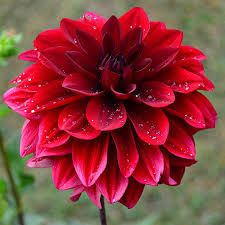
#> input picture flower.jpg, 225 x 225 px
$ python 'DIP Lab 8(Remove periodic noise using band reject filter).py'
#> lines starting #> are read from the running program, lines starting #| are printed output that depends on the picture; after the words box and inside, x2 and y2 are one past the last pixel; in counts of white or black regions, pixels touching at a corner belong together
from PIL import Image
import numpy as np
import matplotlib.pyplot as plt

# Function to add periodic noise (similar to the second code)
def add_periodic_noise(image, frequency, amplitude):
    rows, cols = image.shape
    crow, ccol = rows // 2, cols // 2

    # Generate sine wave for periodic noise
    x = np.linspace(0, cols, cols)
    y = np.linspace(0, rows, rows)
    X, Y = np.meshgrid(x, y)
    sine_wave = amplitude * np.sin(2 * np.pi * frequency * X / cols)

    # Add the sine wave to the image
    noisy_image = image + sine_wave  # Single-channel image
    return np.clip(noisy_image, 0, 255).astype(np.uint8)

# Function to apply band reject filter (to remove periodic noise)
def band_reject_filter(image, low_radius, high_radius):
    # Get image dimensions
    rows, cols = image.shape
    crow, ccol = rows // 2, cols // 2

    # Perform Fourier Transform
    F = np.fft.fftshift(np.fft.fft2(image))  # Shift zero frequency to center

    # Create a band reject filter
    filter_mask = np.ones((rows, cols), np.float32)  # Initialize filter with ones

    # Set the band reject filter to 0 within the specified radius
    for i in range(rows):
        for j in range(cols):
            distance = np.sqrt((i - crow)**2 + (j - ccol)**2)
            if low_radius < distance < high_radius:
                filter_mask[i, j] = 0  # Reject frequencies in the specified band

    # Apply the filter to the Fourier-transformed image
    F_filtered = F * filter_mask

    # Inverse Fourier Transform to get back to the spatial domain
    filtered_image = np.abs(np.fft.ifft2(np.fft.ifftshift(F_filtered)))

    return np.uint8(np.clip(filtered_image, 0, 255))

# Main function to load the image, add noise, apply the band reject filter, and display results
def main():
    # Load the original image using PIL
    image_path = 'flower.jpg'  # Replace with the actual image path
    original_image = Image.open(image_path)
#> original_image is the input picture: PIL image 225x225 RGB; mean R, G, B 137.7, 61.1, 61.6

    # Convert to grayscale
    original_image = original_image.convert('L')
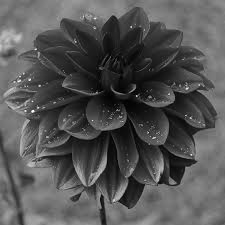
#> original_image: PIL image 225x225 L; min 0, max 254, mean 84.1

    # Convert image to NumPy array
    original_image_np = np.array(original_image)

    # Add periodic noise to the image using sine wave
    frequency = 50  # Frequency of the noise (in the frequency domain)
    amplitude = 100  # Amplitude of the noise (increase amplitude to make it visible)
    noisy_image = add_periodic_noise(original_image_np, frequency, amplitude)
#> in add_periodic_noise, `noisy_image = image + sine_wave`:
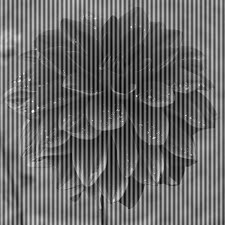
#> noisy_image: shape (225, 225) float64; min -96.59, max 337.1, mean 84.1; drawn with min black and max white
#> in add_periodic_noise, `return np.clip(noisy_image, 0, 255).astype(np.uint8)`:
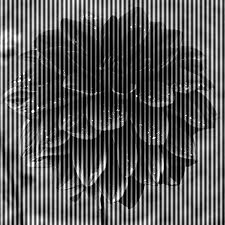
#> returned value: shape (225, 225); min 0, max 255, mean 90

    # Define the band reject filter parameters (you can adjust the radius values)
    low_radius = 30  # Minimum radius of the band to reject
    high_radius = 60  # Maximum radius of the band to reject

    # Apply the band reject filter to remove periodic noise
    filtered_image = band_reject_filter(noisy_image, low_radius, high_radius)
#> after the loop in band_reject_filter, `for i in range(rows):`:
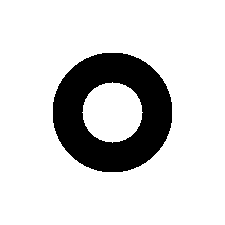
#> filter_mask: shape (225, 225) float32; values 0 (black) and 1 (white), 83.3% white; 1 black region, box (x1, y1, x2, y2) and area: (53, 53, 172, 172) 8456
#> in band_reject_filter, `filtered_image = np.abs(np.fft.ifft2(np.fft.ifftshift(F_filtered)))`:
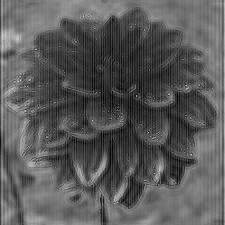
#> filtered_image: shape (225, 225) float64; min 0.109, max 212.3, mean 90

    # Convert the filtered image back to PIL image
    filtered_image_pil = Image.fromarray(filtered_image)

    # Display the images using matplotlib
    plt.figure(figsize=(15, 8))

    plt.subplot(1, 3, 1)
    plt.title('Original Image')
    plt.imshow(original_image, cmap='gray')
    plt.axis('off')

    plt.subplot(1, 3, 2)
    plt.title('Image with Periodic Noise')
    plt.imshow(noisy_image, cmap='gray')
    plt.axis('off')

    plt.subplot(1, 3, 3)
    plt.title('Filtered Image (Band Reject)')
    plt.imshow(filtered_image_pil, cmap='gray')
    plt.axis('off')

    plt.tight_layout()
    plt.show()

# Run the main function
if __name__ == "__main__":
    main()

$ run again, with linear_interpolation_resized_purple.jpg copied over flower.jpg
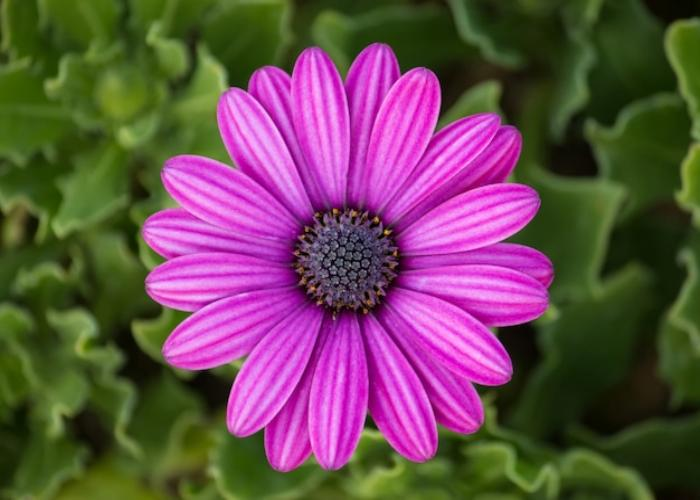
#> input picture linear_interpolation_resized_purple.jpg, 700 x 500 px
#> in main, original_image is the input picture: PIL image 700x500 RGB; mean R, G, B 106.2, 74.9, 82.7
#> original_image: PIL image 700x500 L
#> after the loop in band_reject_filter, `for i in range(rows):`:
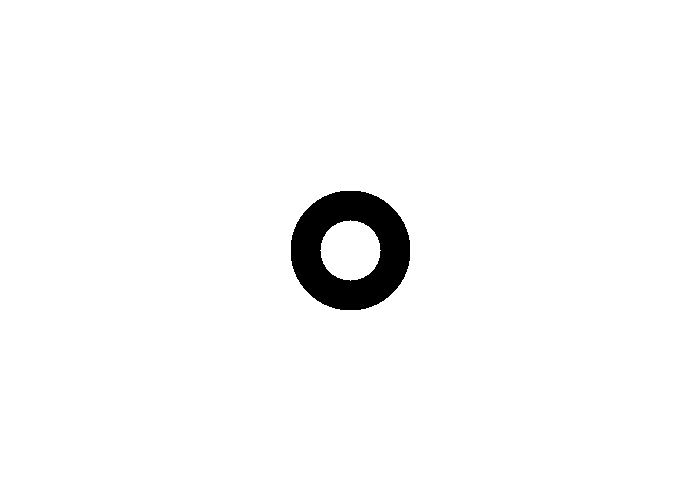
#> filter_mask: shape (500, 700) float32; values 0 (black) and 1 (white), 97.6% white; 1 black region, box (x1, y1, x2, y2) and area: (291, 191, 410, 310) 8456
#> in band_reject_filter, `filtered_image = np.abs(np.fft.ifft2(np.fft.ifftshift(F_filtered)))`:
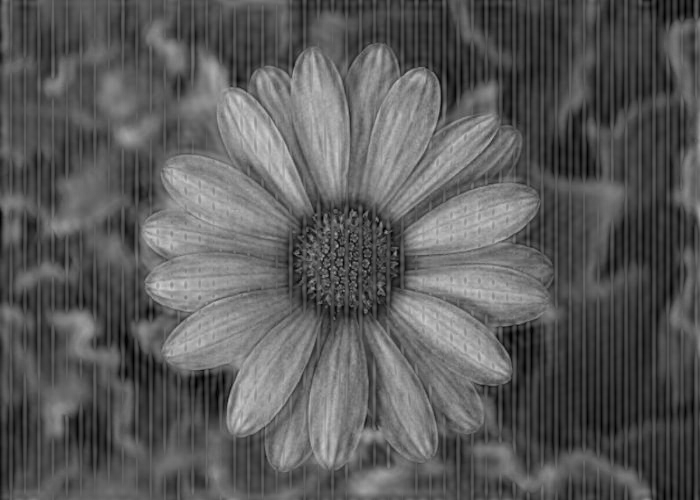
#> filtered_image: shape (500, 700) float64; min 0.0419, max 207.8, mean 90.7

$ run again, with night.jpg copied over flower.jpg
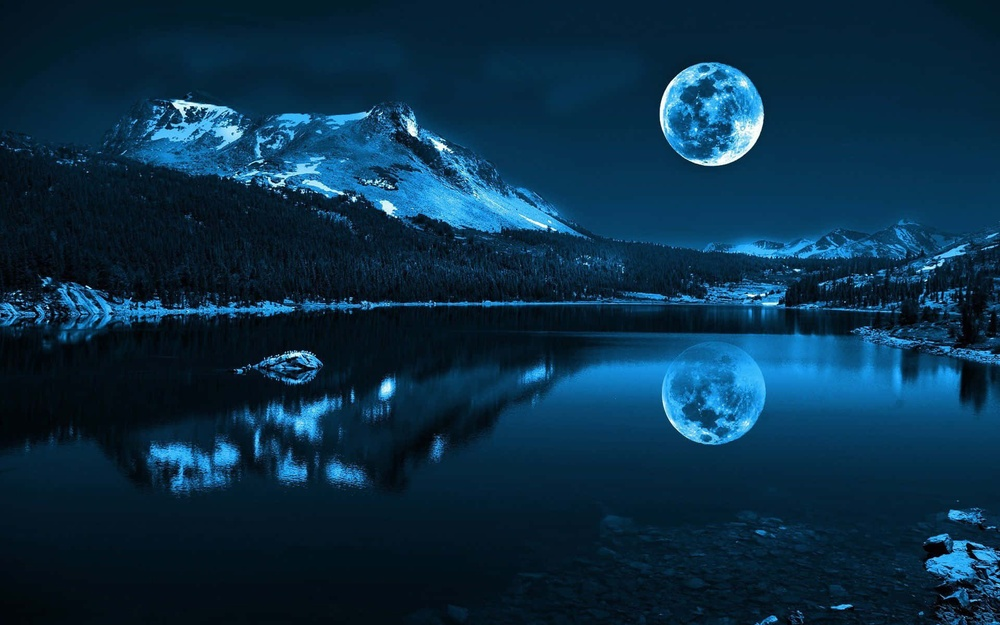
#> input picture night.jpg, 1000 x 625 px, shrunk from 1920 x 1200 before the run
#> in main, original_image is the input picture: PIL image 1000x625 RGB; mean R, G, B 10, 46.5, 71.2
#> original_image: PIL image 1000x625 L
#> after the loop in band_reject_filter, `for i in range(rows):`:
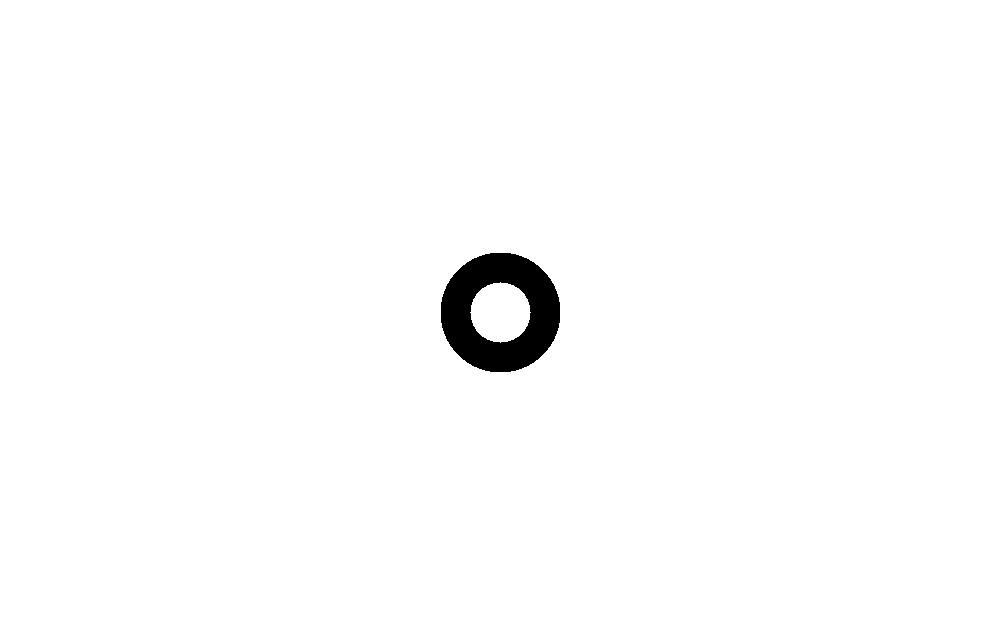
#> filter_mask: shape (625, 1000) float32; values 0 (black) and 1 (white), 98.6% white; 1 black region, box (x1, y1, x2, y2) and area: (441, 253, 560, 372) 8456
#> in band_reject_filter, `filtered_image = np.abs(np.fft.ifft2(np.fft.ifftshift(F_filtered)))`:
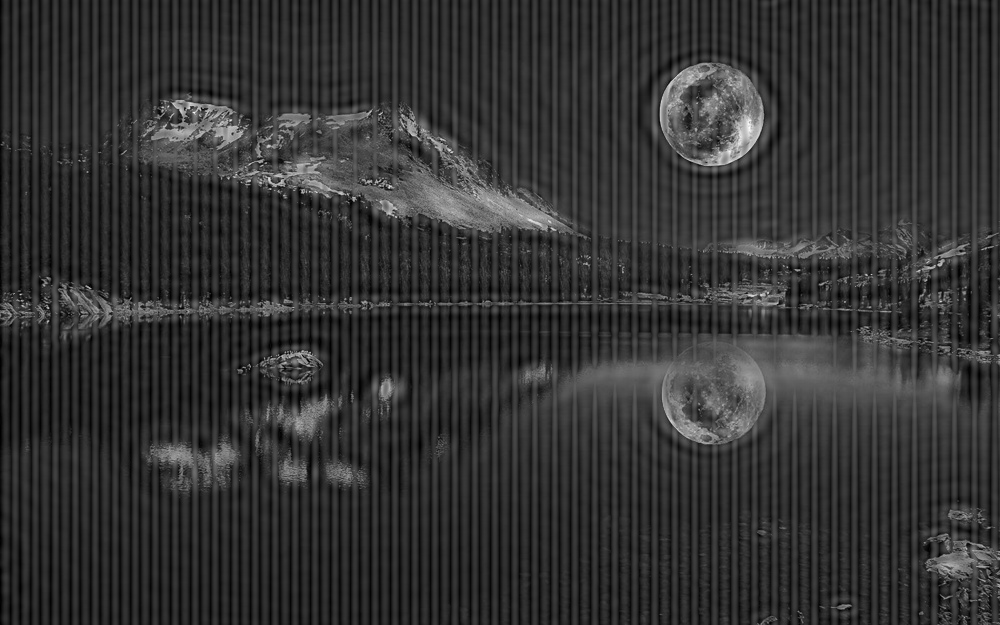
#> filtered_image: shape (625, 1000) float64; min 0.00118, max 274.9, mean 55; drawn with min black and max white

$ run again, with noisy_purple.jpg copied over flower.jpg
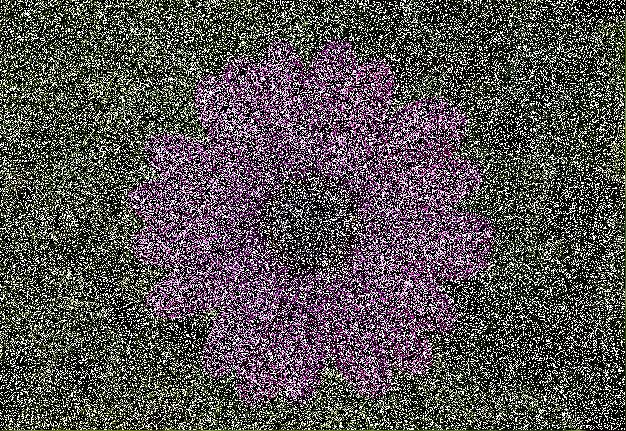
#> input picture noisy_purple.jpg, 626 x 431 px
#> in main, original_image is the input picture: PIL image 626x431 RGB; mean R, G, B 87.6, 82.6, 84
#> original_image: PIL image 626x431 L
#> after the loop in band_reject_filter, `for i in range(rows):`:
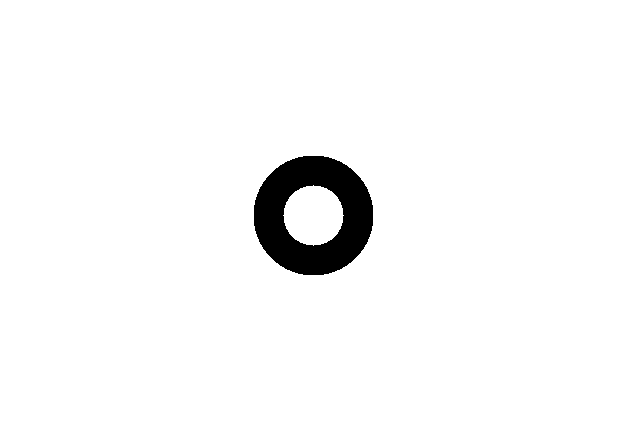
#> filter_mask: shape (431, 626) float32; values 0 (black) and 1 (white), 96.9% white; 1 black region, box (x1, y1, x2, y2) and area: (254, 156, 373, 275) 8456
#> in band_reject_filter, `return np.uint8(np.clip(filtered_image, 0, 255))`:
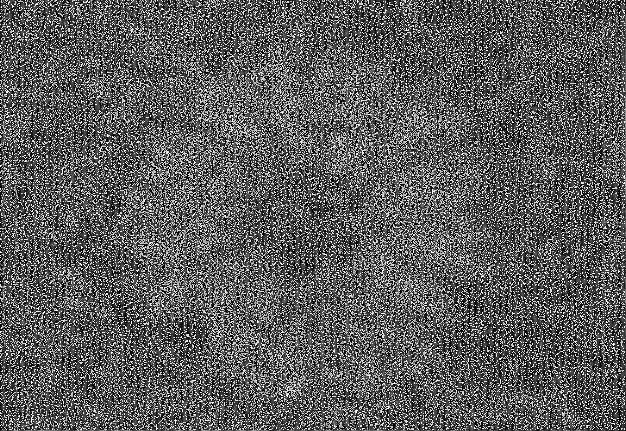
#> returned value: shape (431, 626); min 0, max 255, mean 93.2
